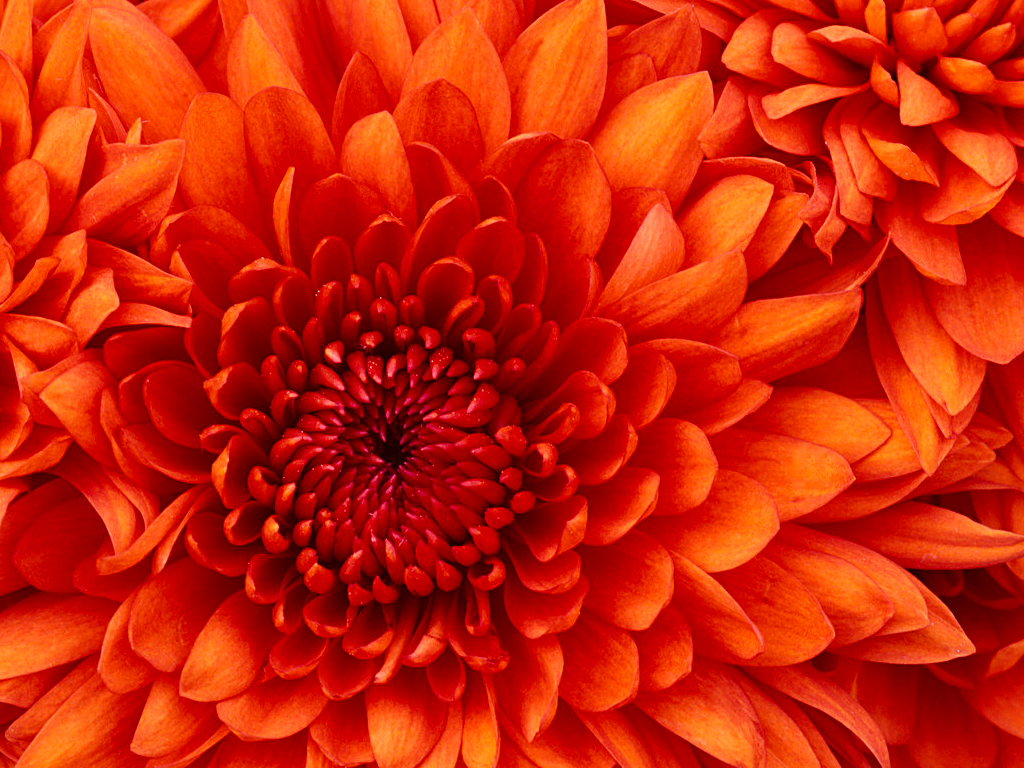
//> input picture OpenCV Edex/EspaciosColor/EspaciosColor/flor.jpg, 1024 x 768 px
$ ./espacioscolor   (built with g++ and OpenCV 4)
//> lines starting //> are read from the running program, lines starting //| are printed output that depends on the picture
#include <opencv2/highgui/highgui.hpp>
#include <opencv2/imgproc/imgproc.hpp>
#include <cstdio>
#include <opencv2/opencv.hpp>

using namespace cv;
using namespace std;

int main(){

	//Cargando y comprobando la imagen
	char NombreImagen[] = "flor.jpg";
	Mat imRGB, imHSV;

	imRGB = cv::imread(NombreImagen);
//> imRGB is the input picture: 768 rows x 1024 cols, CV_8UC3; mean B, G, R 9.2, 35.5, 203.1
	if (!imRGB.data){
		cout << "Error al cargar la imagen" << endl;
		exit(1);
	}

	vector<Mat> bgr_planes;
	split(imRGB, bgr_planes);
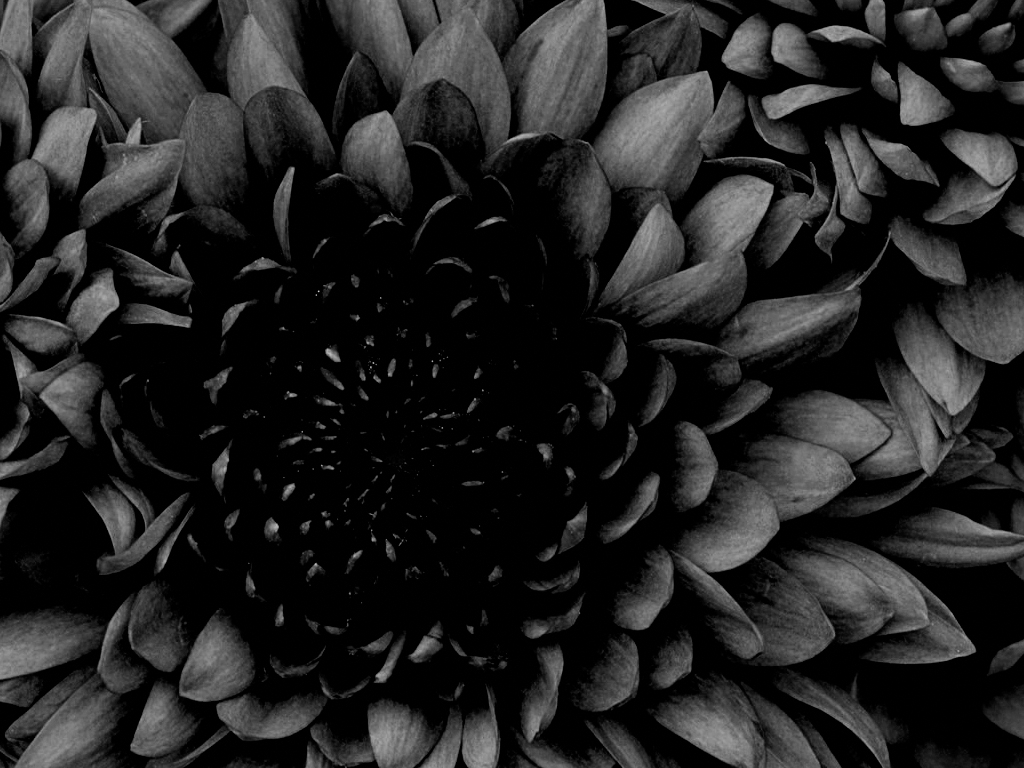
//> bgr_planes[1]: 768 rows x 1024 cols, CV_8UC1; min 0, max 210, mean 35.5
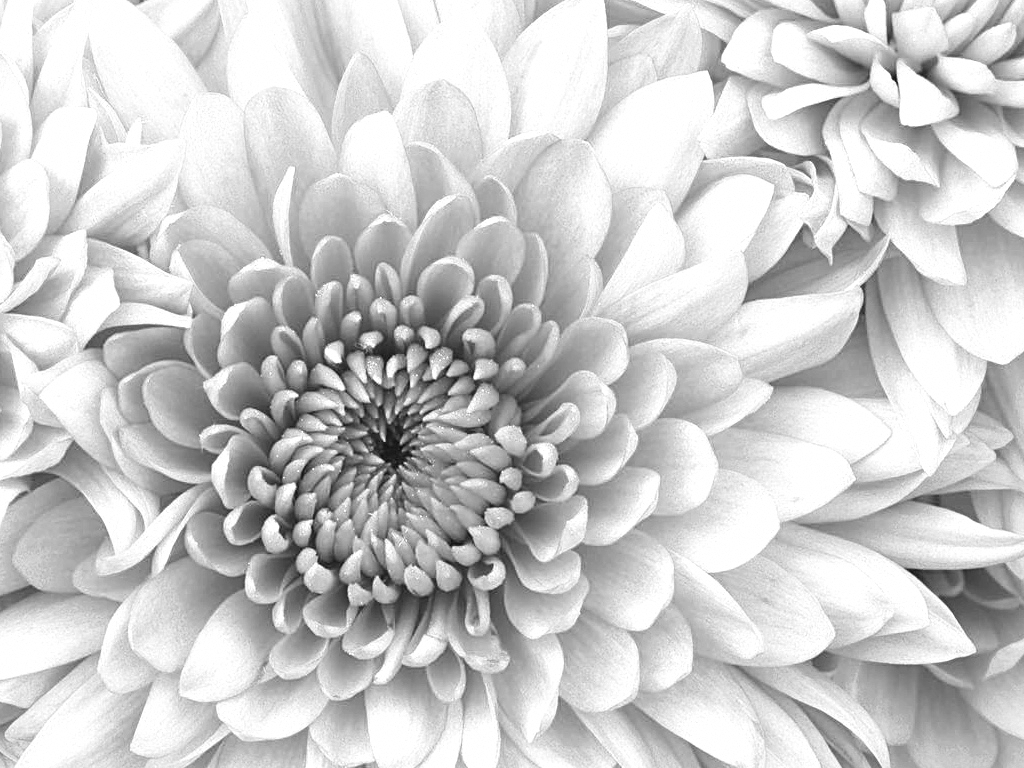
//> bgr_planes[2]: 768 rows x 1024 cols, CV_8UC1; min 7, max 255, mean 203.1
	cvtColor(imRGB, imHSV, CV_BGR2HSV);
//> imHSV: 768 rows x 1024 cols, CV_8UC3; mean H, S, V 8.4, 246, 203.1

	vector<Mat> hsv_planes;
	split(imHSV, hsv_planes);
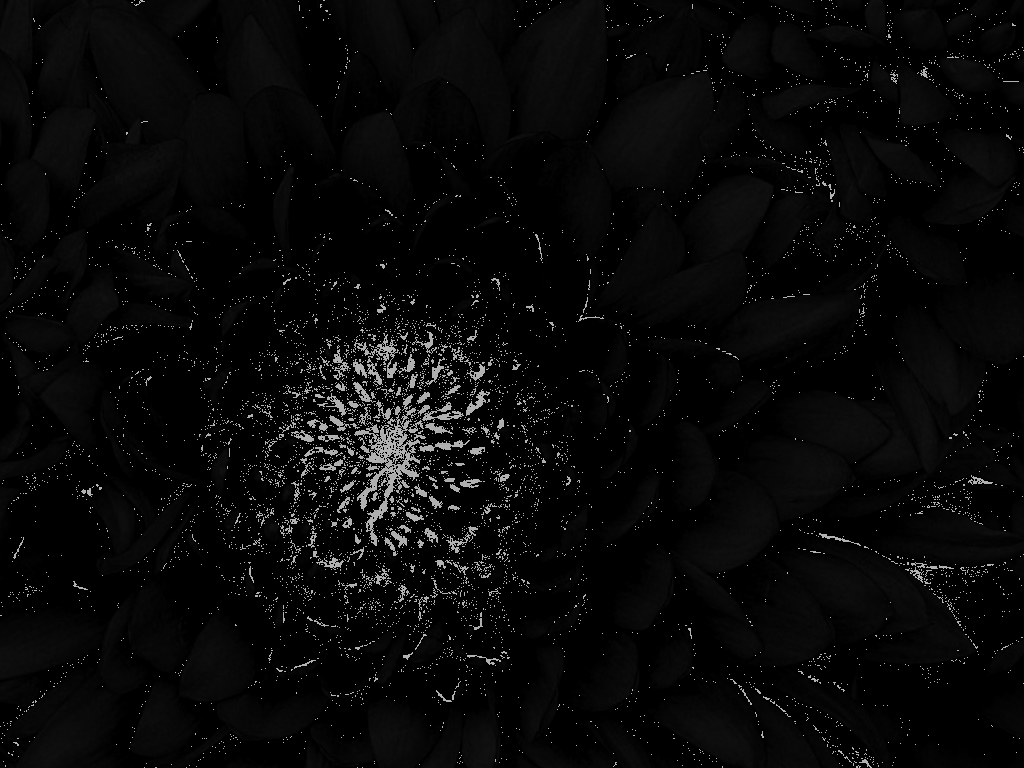
//> hsv_planes[0]: 768 rows x 1024 cols, CV_8UC1; min 0, max 179, mean 8.4
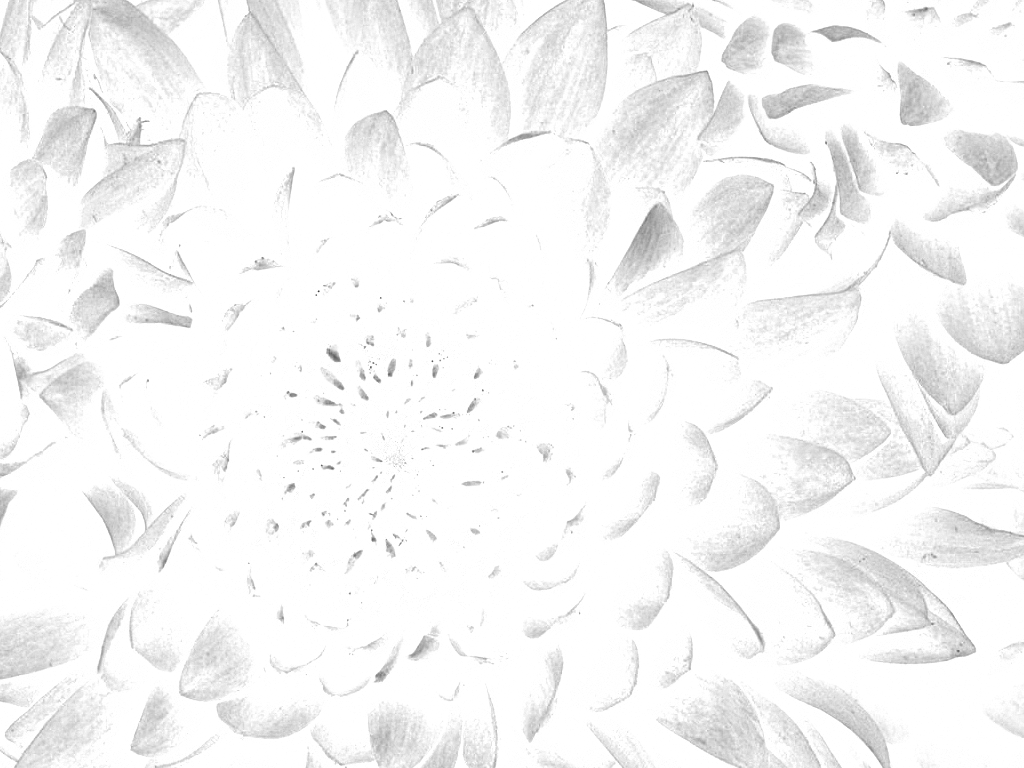
//> hsv_planes[1]: 768 rows x 1024 cols, CV_8UC1; min 60, max 255, mean 246

	//Mostrando la imagen original

	//namedWindow("ImagenOriginal", CV_WINDOW_AUTOSIZE);
	//imshow("ImagenOriginal", imRGB);

	namedWindow("ImagenOriginal", CV_WINDOW_AUTOSIZE);
	imshow("ImagenOriginal", imHSV);
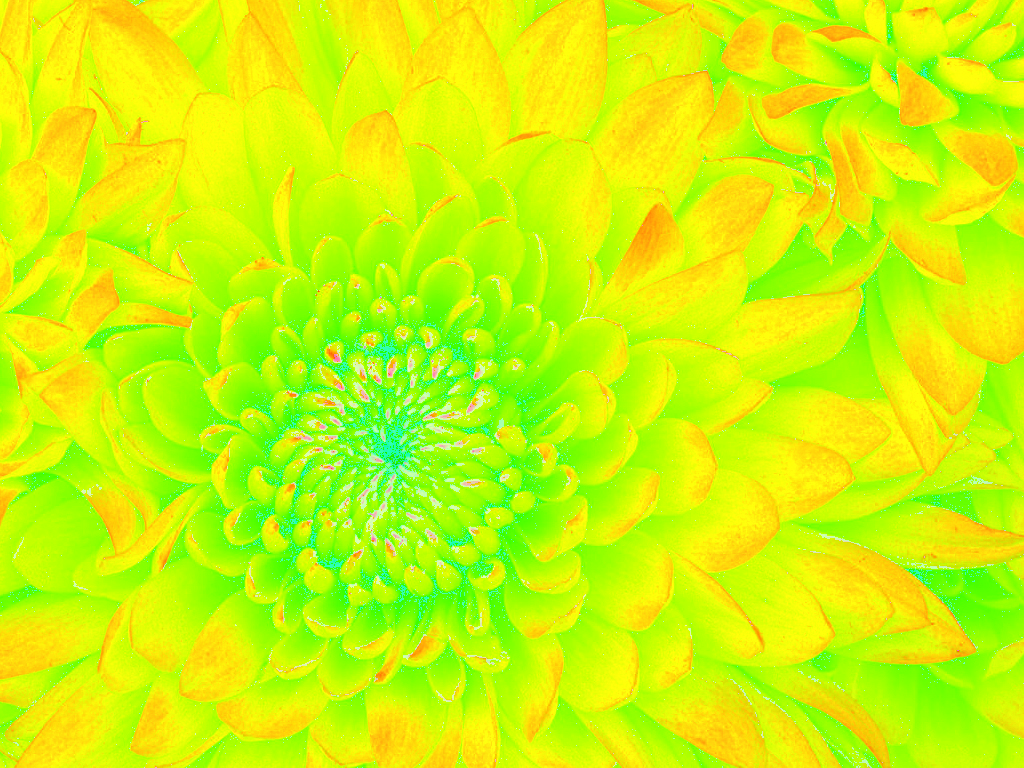
//> window 'ImagenOriginal': 768 rows x 1024 cols, CV_8UC3; mean B, G, R 8.4, 246, 203.1
	//Mostrando los planos independientes BGR
	//namedWindow("B", CV_WINDOW_AUTOSIZE);
	//imshow("B", bgr_planes[0]);
	//namedWindow("G", CV_WINDOW_AUTOSIZE);
	//imshow("G", bgr_planes[1]);
	//namedWindow("R", CV_WINDOW_AUTOSIZE);
	//imshow("R", bgr_planes[2]);

	//Mostrando los planos independientes HSV
	namedWindow("H", CV_WINDOW_AUTOSIZE);
	imshow("H", hsv_planes[0]);
	namedWindow("S", CV_WINDOW_AUTOSIZE);
	imshow("S", hsv_planes[1]);
	namedWindow("V", CV_WINDOW_AUTOSIZE);
	imshow("V", hsv_planes[2]);
	waitKey(0);


	return 0;
}
